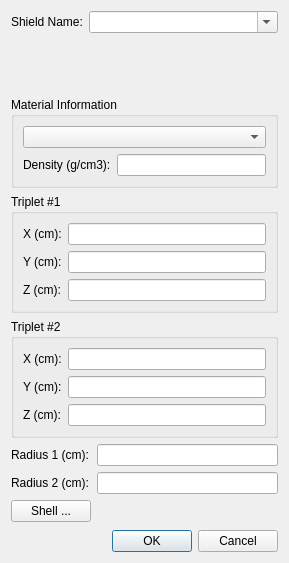
<?xml version="1.0" encoding="UTF-8"?>
<ui version="4.0">
 <class>Dialog</class>
 <widget class="QDialog" name="Dialog">
  <property name="geometry">
   <rect>
    <x>0</x>
    <y>0</y>
    <width>289</width>
    <height>563</height>
   </rect>
  </property>
  <property name="windowTitle">
   <string>Generic Shield</string>
  </property>
  <layout class="QVBoxLayout" name="verticalLayout">
   <item>
    <layout class="QFormLayout" name="formLayout_2">
     <item row="0" column="0">
      <widget class="QLabel" name="name_label">
       <property name="text">
        <string>Shield Name:</string>
       </property>
      </widget>
     </item>
     <item row="0" column="1">
      <widget class="QComboBox" name="name_field">
       <property name="editable">
        <bool>true</bool>
       </property>
       <property name="placeholderText">
        <string>New ...</string>
       </property>
      </widget>
     </item>
    </layout>
   </item>
   <item>
    <widget class="QGroupBox" name="groupBox">
     <property name="title">
      <string>Material Information</string>
     </property>
     <layout class="QVBoxLayout" name="verticalLayout_2">
      <item>
       <widget class="QComboBox" name="material"/>
      </item>
      <item>
       <layout class="QFormLayout" name="formLayout_3">
        <item row="0" column="0">
         <widget class="QLabel" name="densityLabel">
          <property name="text">
           <string>Density (g/cm3):</string>
          </property>
         </widget>
        </item>
        <item row="0" column="1">
         <widget class="QLineEdit" name="density"/>
        </item>
       </layout>
      </item>
     </layout>
    </widget>
   </item>
   <item>
    <widget class="QGroupBox" name="groupBox_2">
     <property name="title">
      <string>Triplet #1</string>
     </property>
     <layout class="QFormLayout" name="formLayout_4">
      <item row="0" column="0">
       <widget class="QLabel" name="triplet1Xname">
        <property name="text">
         <string>X (cm):</string>
        </property>
       </widget>
      </item>
      <item row="1" column="0">
       <widget class="QLabel" name="triplet1Yname">
        <property name="text">
         <string>Y (cm):</string>
        </property>
       </widget>
      </item>
      <item row="2" column="0">
       <widget class="QLabel" name="triplet1Zname">
        <property name="text">
         <string>Z (cm):</string>
        </property>
       </widget>
      </item>
      <item row="0" column="1">
       <widget class="QLineEdit" name="triplet1X"/>
      </item>
      <item row="1" column="1">
       <widget class="QLineEdit" name="triplet1Y"/>
      </item>
      <item row="2" column="1">
       <widget class="QLineEdit" name="triplet1Z"/>
      </item>
     </layout>
    </widget>
   </item>
   <item>
    <widget class="QGroupBox" name="groupBox_3">
     <property name="title">
      <string>Triplet #2</string>
     </property>
     <layout class="QFormLayout" name="formLayout_5">
      <item row="0" column="0">
       <widget class="QLabel" name="triplet2Xname">
        <property name="text">
         <string>X (cm):</string>
        </property>
       </widget>
      </item>
      <item row="1" column="0">
       <widget class="QLabel" name="triplet2Yname">
        <property name="text">
         <string>Y (cm):</string>
        </property>
       </widget>
      </item>
      <item row="2" column="0">
       <widget class="QLabel" name="triplet2Zname">
        <property name="text">
         <string>Z (cm):</string>
        </property>
       </widget>
      </item>
      <item row="0" column="1">
       <widget class="QLineEdit" name="triplet2X"/>
      </item>
      <item row="1" column="1">
       <widget class="QLineEdit" name="triplet2Y"/>
      </item>
      <item row="2" column="1">
       <widget class="QLineEdit" name="triplet2Z"/>
      </item>
     </layout>
    </widget>
   </item>
   <item>
    <layout class="QFormLayout" name="formLayout">
     <item row="0" column="0">
      <widget class="QLabel" name="radius1Label">
       <property name="text">
        <string>Radius 1 (cm):</string>
       </property>
      </widget>
     </item>
     <item row="0" column="1">
      <widget class="QLineEdit" name="radius1"/>
     </item>
     <item row="1" column="0">
      <widget class="QLabel" name="radius2Label">
       <property name="text">
        <string>Radius 2 (cm):</string>
       </property>
      </widget>
     </item>
     <item row="1" column="1">
      <widget class="QLineEdit" name="radius2"/>
     </item>
     <item row="2" column="0">
      <widget class="QPushButton" name="shellButton">
       <property name="text">
        <string>Shell ...</string>
       </property>
      </widget>
     </item>
    </layout>
   </item>
   <item>
    <widget class="QDialogButtonBox" name="buttonBox">
     <property name="orientation">
      <enum>Qt::Orientation::Horizontal</enum>
     </property>
     <property name="standardButtons">
      <set>QDialogButtonBox::StandardButton::Cancel|QDialogButtonBox::StandardButton::Ok</set>
     </property>
    </widget>
   </item>
  </layout>
 </widget>
 <tabstops>
  <tabstop>material</tabstop>
  <tabstop>density</tabstop>
  <tabstop>triplet1X</tabstop>
  <tabstop>triplet1Y</tabstop>
  <tabstop>triplet1Z</tabstop>
  <tabstop>triplet2X</tabstop>
  <tabstop>triplet2Y</tabstop>
  <tabstop>triplet2Z</tabstop>
  <tabstop>radius1</tabstop>
  <tabstop>radius2</tabstop>
 </tabstops>
 <resources/>
 <connections>
  <connection>
   <sender>buttonBox</sender>
   <signal>accepted()</signal>
   <receiver>Dialog</receiver>
   <slot>accept()</slot>
   <hints>
    <hint type="sourcelabel">
     <x>248</x>
     <y>254</y>
    </hint>
    <hint type="destinationlabel">
     <x>157</x>
     <y>274</y>
    </hint>
   </hints>
  </connection>
  <connection>
   <sender>buttonBox</sender>
   <signal>rejected()</signal>
   <receiver>Dialog</receiver>
   <slot>reject()</slot>
   <hints>
    <hint type="sourcelabel">
     <x>316</x>
     <y>260</y>
    </hint>
    <hint type="destinationlabel">
     <x>286</x>
     <y>274</y>
    </hint>
   </hints>
  </connection>
 </connections>
</ui>
